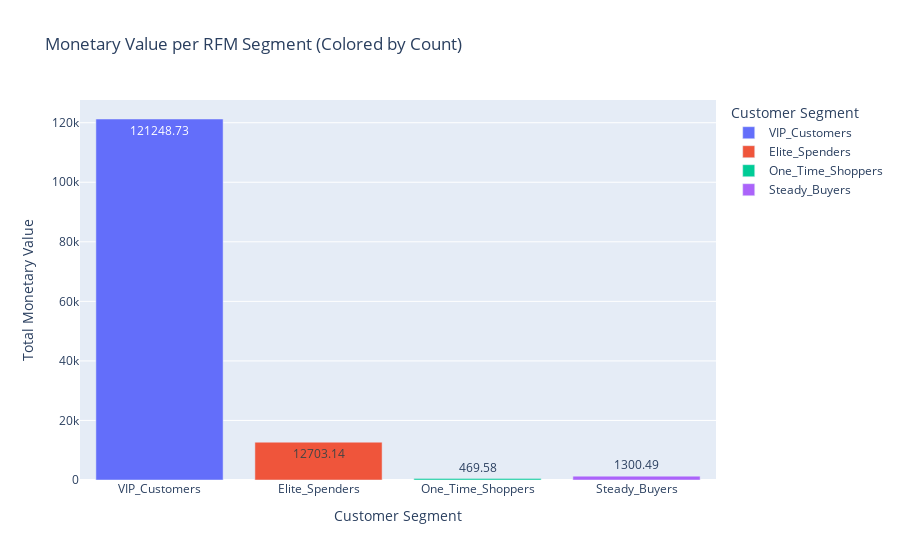

Here is the notebook cell this chart was saved with:
### Code cell
# Creating the first plot: Count vs. Monetary value per segment
fig1 = px.bar(
    k_means_summary,
    x="K_Means_Cluster",
    y="Monetary",
    color="K_Means_Cluster",
    title="Monetary Value per RFM Segment (Colored by Count)",
    labels={"Monetary": "Total Monetary Value", "K_Means_Cluster": "Customer Segment"},
    text="Monetary",
)
fig1.show()

### Figure 1 — Plotly figure (JSON) as saved in the notebook; plotly's stock layout.template omitted (floating-point values rounded to 4 significant figures)
{"data": [{"hovertemplate": "Customer Segment=%{x}<br>Total Monetary Value=%{text}<extra></extra>", "legendgroup": "VIP_Customers", "marker": {"color": "#636efa", "pattern": {"shape": ""}}, "name": "VIP_Customers", "orientation": "v", "showlegend": true, "text": [121200.0], "textposition": "auto", "type": "bar", "x": ["VIP_Customers"], "xaxis": "x", "y": [121200.0], "yaxis": "y"}, {"hovertemplate": "Customer Segment=%{x}<br>Total Monetary Value=%{text}<extra></extra>", "legendgroup": "Elite_Spenders", "marker": {"color": "#EF553B", "pattern": {"shape": ""}}, "name": "Elite_Spenders", "orientation": "v", "showlegend": true, "text": [12700.0], "textposition": "auto", "type": "bar", "x": ["Elite_Spenders"], "xaxis": "x", "y": [12700.0], "yaxis": "y"}, {"hovertemplate": "Customer Segment=%{x}<br>Total Monetary Value=%{text}<extra></extra>", "legendgroup": "One_Time_Shoppers", "marker": {"color": "#00cc96", "pattern": {"shape": ""}}, "name": "One_Time_Shoppers", "orientation": "v", "showlegend": true, "text": [469.6], "textposition": "auto", "type": "bar", "x": ["One_Time_Shoppers"], "xaxis": "x", "y": [469.6], "yaxis": "y"}, {"hovertemplate": "Customer Segment=%{x}<br>Total Monetary Value=%{text}<extra></extra>", "legendgroup": "Steady_Buyers", "marker": {"color": "#ab63fa", "pattern": {"shape": ""}}, "name": "Steady_Buyers", "orientation": "v", "showlegend": true, "text": [1300.0], "textposition": "auto", "type": "bar", "x": ["Steady_Buyers"], "xaxis": "x", "y": [1300.0], "yaxis": "y"}], "layout": {"barmode": "relative", "legend": {"title": {"text": "Customer Segment"}, "tracegroupgap": 0}, "title": {"text": "Monetary Value per RFM Segment (Colored by Count)"}, "xaxis": {"anchor": "y", "categoryarray": ["VIP_Customers", "Elite_Spenders", "One_Time_Shoppers", "Steady_Buyers"], "categoryorder": "array", "domain": [0, 1], "title": {"text": "Customer Segment"}}, "yaxis": {"anchor": "x", "domain": [0, 1], "title": {"text": "Total Monetary Value"}}}}
